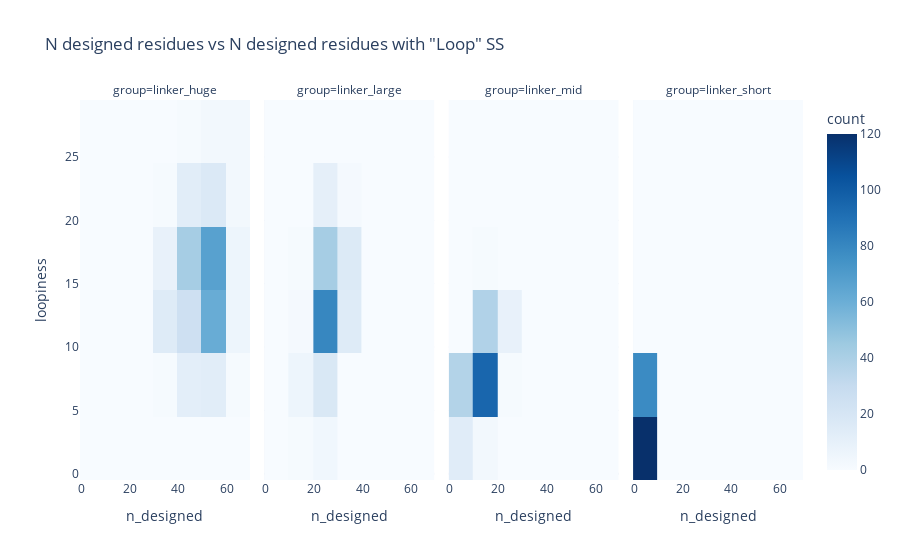

Source (notebook cell):
### Code cell
px.density_heatmap(full_df,
                   'n_designed', 'loopiness', 
                   title='N designed residues vs N designed residues with "Loop" SS',
                   facet_col='group', color_continuous_scale='blues')

### Figure 1 — Plotly figure (JSON) as saved in the notebook; plotly's stock layout.template omitted (floating-point values rounded to 4 significant figures; data arrays with more than 128 entries replaced by an {"elided": "..."} marker saying what was removed)
{"data": [{"coloraxis": "coloraxis", "hovertemplate": "group=linker_huge<br>n_designed=%{x}<br>loopiness=%{y}<br>count=%{z}<extra></extra>", "name": "", "type": "histogram2d", "x": {"elided": "299 int values"}, "xaxis": "x", "xbingroup": "x", "y": {"elided": "299 int values"}, "yaxis": "y", "ybingroup": "y"}, {"coloraxis": "coloraxis", "hovertemplate": "group=linker_large<br>n_designed=%{x}<br>loopiness=%{y}<br>count=%{z}<extra></extra>", "name": "", "type": "histogram2d", "x": {"elided": "198 int values"}, "xaxis": "x2", "xbingroup": "x", "y": {"elided": "198 int values"}, "yaxis": "y2", "ybingroup": "y"}, {"coloraxis": "coloraxis", "hovertemplate": "group=linker_mid<br>n_designed=%{x}<br>loopiness=%{y}<br>count=%{z}<extra></extra>", "name": "", "type": "histogram2d", "x": {"elided": "198 int values"}, "xaxis": "x3", "xbingroup": "x", "y": {"elided": "198 int values"}, "yaxis": "y3", "ybingroup": "y"}, {"coloraxis": "coloraxis", "hovertemplate": "group=linker_short<br>n_designed=%{x}<br>loopiness=%{y}<br>count=%{z}<extra></extra>", "name": "", "type": "histogram2d", "x": {"elided": "198 int values"}, "xaxis": "x4", "xbingroup": "x", "y": {"elided": "198 int values"}, "yaxis": "y4", "ybingroup": "y"}], "layout": {"annotations": [{"font": {}, "showarrow": false, "text": "group=linker_huge", "x": 0.1175, "xanchor": "center", "xref": "paper", "y": 1, "yanchor": "bottom", "yref": "paper"}, {"font": {}, "showarrow": false, "text": "group=linker_large", "x": 0.3725, "xanchor": "center", "xref": "paper", "y": 1, "yanchor": "bottom", "yref": "paper"}, {"font": {}, "showarrow": false, "text": "group=linker_mid", "x": 0.6275, "xanchor": "center", "xref": "paper", "y": 1, "yanchor": "bottom", "yref": "paper"}, {"font": {}, "showarrow": false, "text": "group=linker_short", "x": 0.8825, "xanchor": "center", "xref": "paper", "y": 1, "yanchor": "bottom", "yref": "paper"}], "autosize": true, "coloraxis": {"colorbar": {"title": {"text": "count"}}, "colorscale": [[0, "rgb(247,251,255)"], [0.125, "rgb(222,235,247)"], [0.25, "rgb(198,219,239)"], [0.375, "rgb(158,202,225)"], [0.5, "rgb(107,174,214)"], [0.625, "rgb(66,146,198)"], [0.75, "rgb(33,113,181)"], [0.875, "rgb(8,81,156)"], [1, "rgb(8,48,107)"]]}, "legend": {"tracegroupgap": 0}, "title": {"text": "N designed residues vs N designed residues with \"Loop\" SS"}, "xaxis": {"anchor": "y", "autorange": true, "domain": [0, 0.235], "range": [-0.5, 69.5], "title": {"text": "n_designed"}, "type": "linear"}, "xaxis2": {"anchor": "y2", "autorange": true, "domain": [0.255, 0.49], "matches": "x", "range": [-0.5, 69.5], "title": {"text": "n_designed"}, "type": "linear"}, "xaxis3": {"anchor": "y3", "autorange": true, "domain": [0.51, 0.745], "matches": "x", "range": [-0.5, 69.5], "title": {"text": "n_designed"}, "type": "linear"}, "xaxis4": {"anchor": "y4", "autorange": true, "domain": [0.765, 1.0], "matches": "x", "range": [-0.5, 69.5], "title": {"text": "n_designed"}, "type": "linear"}, "yaxis": {"anchor": "x", "autorange": true, "domain": [0, 1], "range": [-0.5, 29.5], "title": {"text": "loopiness"}, "type": "linear"}, "yaxis2": {"anchor": "x2", "autorange": true, "domain": [0, 1], "matches": "y", "range": [-0.5, 29.5], "showticklabels": false, "type": "linear"}, "yaxis3": {"anchor": "x3", "autorange": true, "domain": [0, 1], "matches": "y", "range": [-0.5, 29.5], "showticklabels": false, "type": "linear"}, "yaxis4": {"anchor": "x4", "autorange": true, "domain": [0, 1], "matches": "y", "range": [-0.5, 29.5], "showticklabels": false, "type": "linear"}}}
